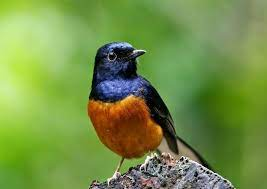
#> input picture P.Citra/UTS-citra-205314087/burung.jpg, 267 x 189 px
$ python histo.py
#> lines starting #> are read from the running program, lines starting #| are printed output that depends on the picture
import cv2 as cv
import numpy as np
from matplotlib import pyplot as plt

img = cv.imread("burung.jpg",0)
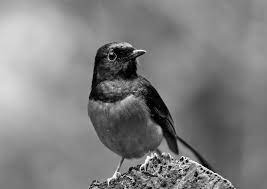
#> img: shape (189, 267); min 0, max 255, mean 127.7
hist = cv.calcHist([img], [0], None, [256], [0,256])
#> hist = 256 values, max 1090 at index 142, min 0 at index 233, mean 197.1
plt.plot(hist)

cv.imshow("img",img)

plt.show()
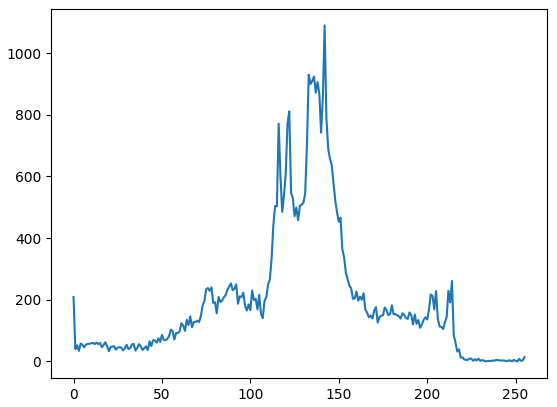
#> figure drawn by matplotlib, 1 panel; curve peaks at x = 142, y = 1090

cv.waitKey(0)
cv.destroyAllWindows()
